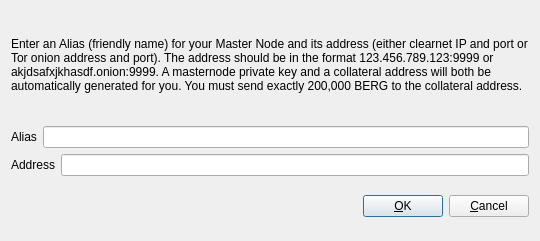
<?xml version="1.0" encoding="UTF-8"?>
<ui version="4.0">
 <class>AddEditAdrenalineNode</class>
 <widget class="QDialog" name="AddEditAdrenalineNode">
  <property name="geometry">
   <rect>
    <x>0</x>
    <y>0</y>
    <width>540</width>
    <height>241</height>
   </rect>
  </property>
  <property name="windowTitle">
   <string>Add/Edit Bergco Node</string>
  </property>
  <property name="modal">
   <bool>true</bool>
  </property>
  <layout class="QVBoxLayout" name="verticalLayout">
   <item>
    <layout class="QVBoxLayout" name="verticalLayout_2">
     <property name="topMargin">
      <number>0</number>
     </property>
     <property name="bottomMargin">
      <number>0</number>
     </property>
     <item>
      <widget class="QLabel" name="label_3">
       <property name="sizePolicy">
        <sizepolicy hsizetype="Preferred" vsizetype="Expanding">
         <horstretch>0</horstretch>
         <verstretch>0</verstretch>
        </sizepolicy>
       </property>
       <property name="text">
        <string>&lt;html&gt;&lt;head/&gt;&lt;body&gt;&lt;p&gt;Enter an Alias (friendly name) for your Master Node and its address (either clearnet IP and port or Tor onion address and port).  The address should be in the format 123.456.789.123:9999 or akjdsafxjkhasdf.onion:9999.  A masternode private key and a collateral address will both be automatically generated for you.  You must send exactly 200,000 BERG to the collateral address.&lt;/p&gt;&lt;/body&gt;&lt;/html&gt;</string>
       </property>
       <property name="wordWrap">
        <bool>true</bool>
       </property>
      </widget>
     </item>
     <item>
      <layout class="QHBoxLayout" name="horizontalLayout">
       <property name="bottomMargin">
        <number>0</number>
       </property>
       <item>
        <widget class="QLabel" name="label">
         <property name="text">
          <string>Alias</string>
         </property>
        </widget>
       </item>
       <item>
        <widget class="QLineEdit" name="aliasLineEdit"/>
       </item>
      </layout>
     </item>
     <item>
      <layout class="QHBoxLayout" name="horizontalLayout_2">
       <property name="bottomMargin">
        <number>0</number>
       </property>
       <item>
        <widget class="QLabel" name="label_2">
         <property name="text">
          <string>Address</string>
         </property>
        </widget>
       </item>
       <item>
        <widget class="QLineEdit" name="addressLineEdit"/>
       </item>
      </layout>
     </item>
     <item>
      <layout class="QHBoxLayout" name="horizontalLayout_3">
       <property name="bottomMargin">
        <number>0</number>
       </property>
      </layout>
     </item>
    </layout>
   </item>
   <item>
    <layout class="QHBoxLayout" name="horizontalLayout_Buttons">
     <item>
      <spacer name="horizontalSpacer_1">
       <property name="orientation">
        <enum>Qt::Horizontal</enum>
       </property>
       <property name="sizeHint" stdset="0">
        <size>
         <width>40</width>
         <height>48</height>
        </size>
       </property>
      </spacer>
     </item>
     <item>
      <widget class="QLabel" name="statusLabel">
       <property name="font">
        <font>
         <weight>75</weight>
         <bold>true</bold>
        </font>
       </property>
       <property name="text">
        <string/>
       </property>
       <property name="textFormat">
        <enum>Qt::PlainText</enum>
       </property>
       <property name="wordWrap">
        <bool>true</bool>
       </property>
      </widget>
     </item>
     <item>
      <spacer name="horizontalSpacer_2">
       <property name="orientation">
        <enum>Qt::Horizontal</enum>
       </property>
       <property name="sizeHint" stdset="0">
        <size>
         <width>40</width>
         <height>48</height>
        </size>
       </property>
      </spacer>
     </item>
     <item>
      <widget class="QPushButton" name="okButton">
       <property name="text">
        <string>&amp;OK</string>
       </property>
      </widget>
     </item>
     <item>
      <widget class="QPushButton" name="cancelButton">
       <property name="text">
        <string>&amp;Cancel</string>
       </property>
       <property name="autoDefault">
        <bool>false</bool>
       </property>
      </widget>
     </item>
    </layout>
   </item>
  </layout>
 </widget>
 <resources/>
 <connections/>
</ui>
